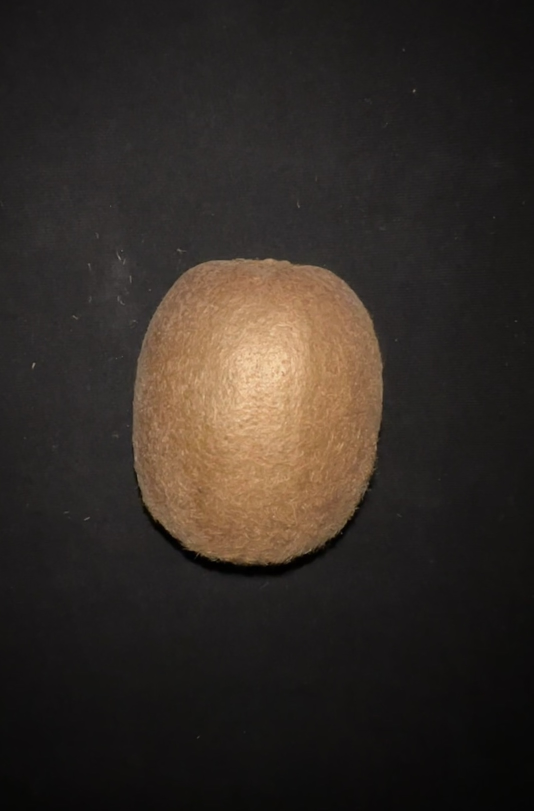
#> input picture Day6/IMG_7846.JPG, 1068 x 1621 px, found by its file name (shown at 1/2 size)
$ python -i mango.py   (imports and definitions only)
#> lines starting #> are read from the running program, lines starting #| are printed output that depends on the picture; after the words box and inside, x2 and y2 are one past the last pixel; in counts of white or black regions, pixels touching at a corner belong together
#> in mango_score, img is the input picture: shape (1621, 1068, 3); mean B, G, R 37.8, 43.5, 50.9
### fruitfunc/general.py
import numpy as np
import math
import cv2
from PIL import Image
from collections import defaultdict
from scipy.ndimage import laplace


"""
CONTOUR FOR COLOR/TEXTURE:
Reads in the image, gets a contour for the fruit
Returns the img, gray_img, and the mask for the contour
"""
# [17 lines left out: function get_color_texture_contour_data, not called in this run]

"""
CONTOUR FOR HUE/SATURATION:
Reads in the image, gets a contour for the fruit using HSV
Returns the img, hsv_img, and the mask for the contour
"""
# [17 lines left out: function get_hue_saturation_contour_data, not called in this run]

"""
COLOR:
Returns a 1d numpy array with the RGB values within the contour
"""
# [5 lines left out: function get_color_array, not called in this run]

"""
TEXTURE:
Returns a 1d numpy array with the grayscale values within the contour
"""
# [4 lines left out: function get_gray_array, not called in this run]

"""
HUE:
Returns a 1d numpy array with the hue values within the contour
"""
# [4 lines left out: function get_hue_array, not called in this run]

"""
SATURATION:
Returns a 1d numpy array with the saturation values within the contour
"""
# [4 lines left out: function get_saturation_array, not called in this run]

"""
GENERAL MAX VALUE:
It finds the color that most frequently appears in the contour
FOR COLOR: example format returned is [204 204 152] in RGB order, type = numpy.ndarray
FOR TEXTURE: example format returned is 185, type = numpy.uint8
FOR HUE: example format returned is 23, type = numpy.uint8
FOR SATURATION: example format returned is 180, type = numpy.uint8
"""
# [4 lines left out: function get_max_value_from_contour, not called in this run]

# calls the PIL built in function to show a PIL image
def display_PIL(PIL_img):
    PIL_img.show()
    pass

# [3 lines that do not run on import are left out]


"""
PROCESS:
Removes noise from image and cleans up the background
"""
def process_image(img):
# Process the image to remove noise
    kernel = np.ones((3,3),np.uint8)
    img = cv2.erode(img,kernel,iterations = 2)
    img = cv2.dilate(img,kernel,iterations = 1)
#> in wrinkles, `edges1 = cv2.Canny(gray, 5, 80)`: edges1: shape (1621, 1068); 0.24% white in thin lines or dots, all inside (x1, y1, x2, y2) = (57, 517, 766, 1132)
#> in wrinkles, `_, thresh = cv2.threshold(gray, 0, 255, cv2.THRESH_BINARY_INV+cv2.THRE..`: thresh: shape (1621, 1068); 85.5% white; 1 black region, box (x1, y1, x2, y2) and area: (266, 517, 765, 1124) 251165
#> in wrinkles, `mask = cv2.morphologyEx(thresh, cv2.MORPH_OPEN, kernel)`: mask: shape (1621, 1068); 85.5% white; 1 black region, box (x1, y1, x2, y2) and area: (266, 517, 765, 1124) 251226
#> in wrinkles, `edges1[mask != 0] = 0`:
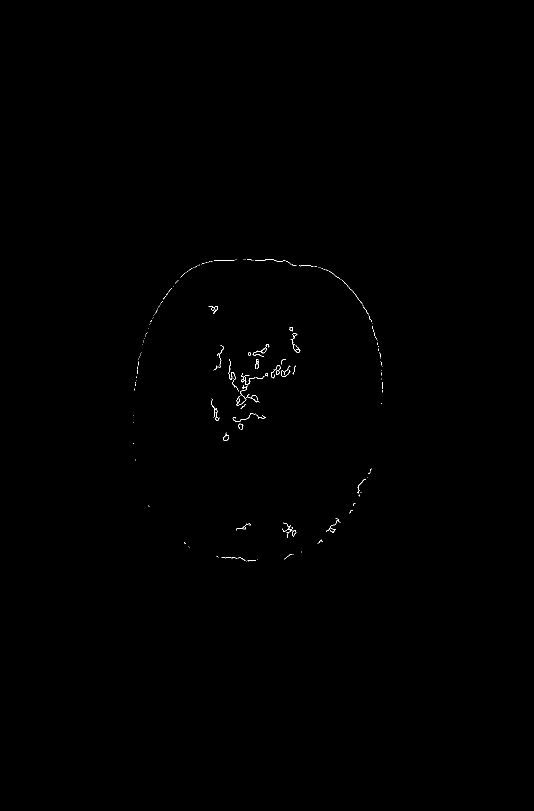
#> edges1: shape (1621, 1068) (shown at 1/2 size); 0.14% white in thin lines or dots, all inside (x1, y1, x2, y2) = (267, 518, 765, 1124)
#> in wrinkles, `lines, _, _, _ = lsd.detect(edges)`: lines = 87 rows, first 6: [458.2, 734.4, 455.7, 745.9], [429.4, 624.4, 436.5, 617.8], [517.1, 734.4, 516.9, 719.4], [570.4, 754.1, 581.1, 743.6], [662.3, 1048.4, 656, 1058.4], [475.3, 774.7, 466.5, 767.4]
#> in wrinkles, `dilated = cv2.dilate(edges, kernel, iterations=1)`: dilated: shape (1621, 1068); 0.51% white; 65 white regions (19 under 20 px), largest, box (x1, y1, x2, y2) and area: (456, 717, 537, 812) 1495, (597, 530, 746, 648) 705, (564, 1044, 594, 1077) 396
#> in wrinkles, `_, thresh = cv2.threshold(dilated, 0, 255, cv2.THRESH_BINARY_INV+cv2.T..`:
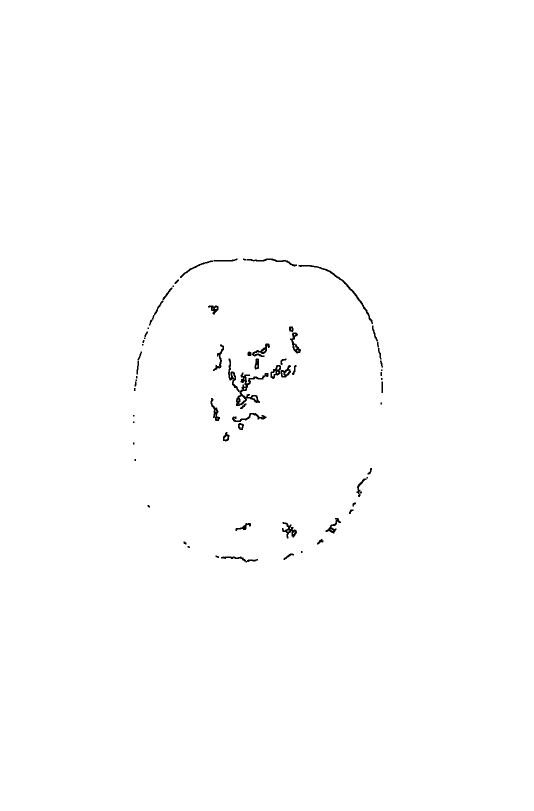
#> thresh: shape (1621, 1068) (shown at 1/2 size); 99.5% white; 65 black regions (19 under 20 px), largest, box (x1, y1, x2, y2) and area: (456, 717, 537, 812) 1495, (597, 530, 746, 648) 705, (564, 1044, 594, 1077) 396
#> the loop in wrinkles, `for line in lines:` made 87 passes
#> (x1, y1, x2, y2, length, total_length) on passes 1 to 12: (458.2, 734.4, 455.7, 745.9, 11.79, 11.79), (429.4, 624.4, 436.5, 617.8, 9.74, 21.53), (517.1, 734.4, 516.9, 719.4, 15.02, 36.55), (570.4, 754.1, 581.1, 743.6, 15.03, 51.58), (662.3, 1048.4, 656, 1058.4, 11.79, 63.37), (475.3, 774.7, 466.5, 767.4, 11.52, 74.9), (717.2, 972.3, 731.6, 956.7, 21.2, 96.09), (427.8, 823.1, 426.2, 833.2, 10.27, 106.4), (490.3, 1048.9, 482.8, 1055.2, 9.76, 116.1), (489.9, 793.9, 482.3, 786.5, 10.59, 126.7), (489.3, 799.3, 482.1, 805.9, 9.75, 136.5), (492.9, 1122.1, 484.9, 1115.2, 10.58, 147)
#> after the loop in wrinkles, `for line in lines:`: total_length = 1398.1
#> in mango_score, `wrinkle_score = wrinkles(img, display)`: wrinkle_score = 0.466

    return img

"""
CONVERT BACKGROUND TO WHITE::
Returns an image of the fruit with the background converted to white
"""
def background_to_white(img):

    # Split the image into its color channels
    b, g, r = cv2.split(img)
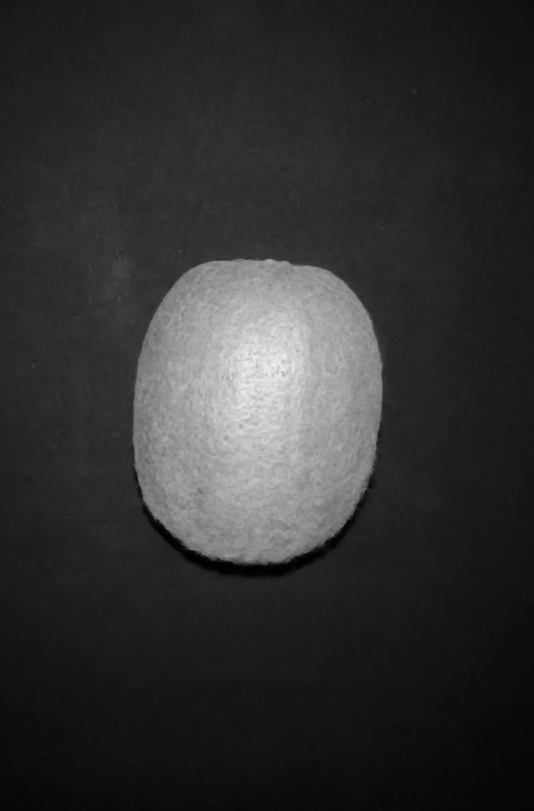
#> r: shape (1621, 1068) (shown at 1/2 size); min 0, max 240, mean 49.3

    # Convert the color channels to grayscale
    gray = cv2.cvtColor(img, cv2.COLOR_BGR2GRAY)

    # Apply a binary threshold to the grayscale image to create a mask
    ret, thresh = cv2.threshold(gray, 0, 255, cv2.THRESH_BINARY_INV+cv2.THRESH_OTSU)
#> thresh: shape (1621, 1068); 85.5% white; 1 black region, box (x1, y1, x2, y2) and area: (266, 517, 765, 1125) 251302
#> ret = 78

    # Invert the mask so that the object is black and the background is white
    mask = cv2.bitwise_not(thresh)

    # Apply the mask to each color channel
    b = cv2.bitwise_and(b, b, mask=mask)
    g = cv2.bitwise_and(g, g, mask=mask)
    r = cv2.bitwise_and(r, r, mask=mask)

    # Merge the color channels back into a single image
    result = cv2.merge((b, g, r))

    # Apply the mask to the background
    background = np.full(img.shape, 255, dtype=np.uint8)
    background = cv2.bitwise_and(background, background, mask=thresh)

    # Add the masked object to the masked background
    result = cv2.add(result, background)

    return result


"""
BLEMISHES:
Returns a score between 0 and 1 calculated by the number of blemish pixels in object
"""

def blemishes_score(img, LOW, UP):

    # convert image to grayscale
    gray = cv2.cvtColor(img, cv2.COLOR_BGR2GRAY)

    # calculate total number of pixels within object
    total_pixels = np.sum(gray != 255)

    # threshold the image
    _, thresh = cv2.threshold(gray, 0, 255, cv2.THRESH_BINARY_INV+cv2.THRESH_OTSU)


    # define range of brown/black color in HSV
    # Set minimum and maximum HSV values to display
    lower = np.array([LOW[0], LOW[1], LOW[2]])
    upper = np.array([UP[0], UP[1], UP[2]])

    # Convert to HSV format and color threshold
    hsv = cv2.cvtColor(img, cv2.COLOR_BGR2HSV)
    mask = cv2.inRange(hsv, lower, upper)
    result = cv2.bitwise_and(img, img, mask=mask)

    # # display image with mask using cv2
    # cv2.imshow('Result', result)
    # cv2.waitKey(0)
    # cv2.destroyAllWindows()

    # apply mask to the thresholded image
    blemish_pixels = cv2.countNonZero(cv2.cvtColor(result, cv2.COLOR_BGR2GRAY))

    # calculate the blemish score as the ratio of blemish pixels to total pixels
    blemish_score = blemish_pixels / total_pixels


    return blemish_score

### fruitfunc/mango.py
# mango evolves from yellow with green spots to yellow with red undercolor
import cv2
import numpy as np
import matplotlib.pyplot as plt

import os
import sys

parent_dir = os.path.abspath(os.path.join(os.getcwd(), ".."))
sys.path.append(parent_dir)

from fruitfunc.general import blemishes_score, background_to_white, process_image

# update blemish values
LOW = np.array([10, 100, 10])
UP = np.array([16, 255, 255])

def mango_score(path, display = False):

    score = 0

    # read image
    img = cv2.imread('/Users/jay/Desktop/Project Fruit/' + path)
    img = process_image(img)

    # get wrinkle score
    wrinkle_score = wrinkles(img, display)

    img = background_to_white(img)

    # get hsv score
    hsv_score = hsv(img, display)
#> in hsv, `gray = cv2.cvtColor(img, cv2.COLOR_BGR2GRAY)`:
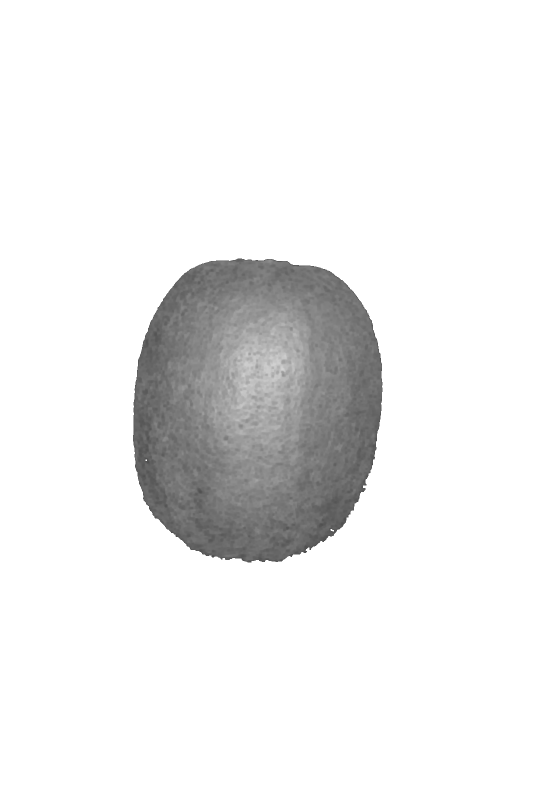
#> gray: shape (1621, 1068) (shown at 1/2 size); min 79, max 255, mean 236.5
#> in hsv, `total_pixels = np.sum(gray != 255)`: total_pixels = 251302
#> in hsv, `hsv = cv2.cvtColor(img, cv2.COLOR_BGR2HSV)`: hsv: shape (1621, 1068, 3); mean H, S, V 2.1, 17.9, 241.2
#> in hsv, `green_mask = cv2.inRange(hsv, green_lower, green_upper)`:
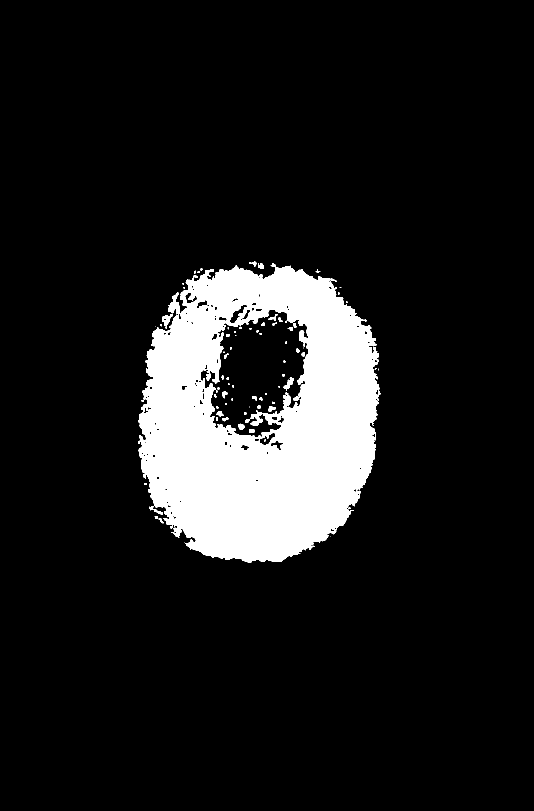
#> green_mask: shape (1621, 1068) (shown at 1/2 size); 11.1% white; 85 white regions (48 under 20 px), largest, box (x1, y1, x2, y2) and area: (276, 526, 761, 1125) 190034, (324, 627, 345, 657) 274, (567, 754, 587, 782) 225
#> in hsv, `yellow_mask = cv2.inRange(hsv, yellow_lower, yellow_upper)`: yellow_mask: shape (1621, 1068); every value is 0
#> in hsv, `green_pixels = cv2.countNonZero(green_mask)`: green_pixels = 192839
#> in hsv, `yellow_pixels = cv2.countNonZero(yellow_mask)`: yellow_pixels = 0
#> in hsv, `green_percent = green_pixels / total_pixels`: green_percent = 0.767
#> in hsv, `yellow_percent = yellow_pixels / total_pixels`: yellow_percent = 0
#> hsv_score = 0

    # get rgb score
    rgb_score = rgb(img, display)

    # get blemish score
    blemish_score = blemishes_score(img, LOW, UP)
    blemish_score = min(blemish_score * 3, 1)

    # [6 lines of commented-out code are left out]
    score = (blemish_score * 0.7) + (hsv_score * 0.3) + (rgb_score * 0.1) + (wrinkle_score * 0.1)
    #print(f'Score: {score:.2f}')

    return score


def rgb(img, display):

#> called with display = False
    b, g, r = cv2.split(img)
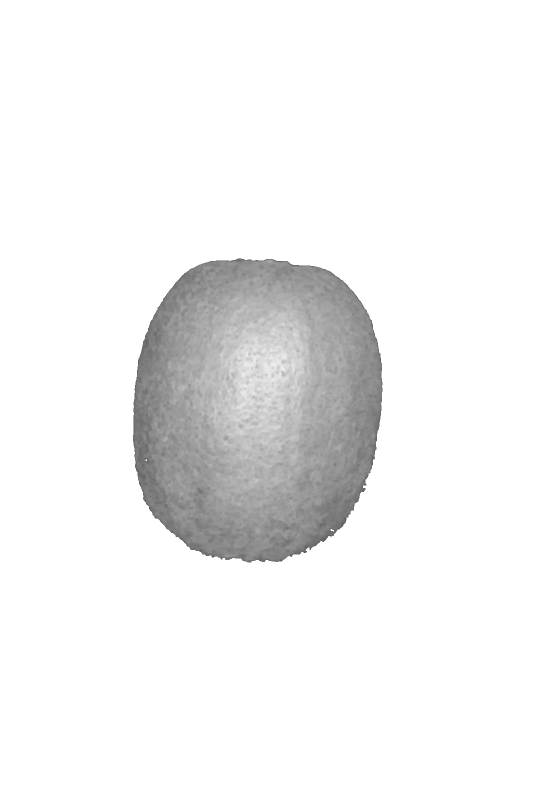
#> r: shape (1621, 1068) (shown at 1/2 size); min 83, max 255, mean 241.2

    avg_r = cv2.mean(r)[0]
#> avg_r = 241.2
    avg_g = cv2.mean(g)[0]
#> avg_g = 235.3
    avg_b = cv2.mean(b)[0]
#> avg_b = 230

    r_b_ratio = avg_b / avg_r
#> r_b_ratio = 0.954
    r_g_ratio = avg_g / avg_r
#> r_g_ratio = 0.976

    # [8 lines of commented-out code are left out]
    avg_ratio = 3*(1-((r_b_ratio + r_g_ratio) / 2))
#> avg_ratio = 0.105

    # Compute the histogram of the R, G, and B components
    hist_r = cv2.calcHist([r], [0], None, [256], [0, 256])
#> hist_r = 256 values, max 1479926 at index 255, min 0 at index 0, mean 6762.6
    hist_g = cv2.calcHist([g], [0], None, [256], [0, 256])
#> hist_g has the same summary as hist_r
    hist_b = cv2.calcHist([b], [0], None, [256], [0, 256])
#> hist_b has the same summary as hist_r

    if display:
        plt.plot(hist_r, color='r')
        plt.plot(hist_g, color='g')
        plt.plot(hist_b, color='b')
        plt.xlim([0, 256])
        plt.xlabel('Intensity')
        plt.ylabel('Frequency')
        plt.show()

    return avg_ratio


def hsv(img, display):

    # fix thresholds
    green_lower = (2, 114, 60)
    green_upper = (24, 182, 255)
    yellow_lower = (13, 180, 90)
    yellow_upper = (28, 241, 255)

    # calculate total number of pixels in object
    gray = cv2.cvtColor(img, cv2.COLOR_BGR2GRAY)
    total_pixels = np.sum(gray != 255)

    # create masks
    hsv = cv2.cvtColor(img, cv2.COLOR_BGR2HSV)
    green_mask = cv2.inRange(hsv, green_lower, green_upper)
    yellow_mask = cv2.inRange(hsv, yellow_lower, yellow_upper)

    if display:
        # display img
        cv2.imshow('img', img)
        cv2.waitKey(0)
        cv2.destroyAllWindows()

        # display images in masks but when displaying images show in color
        cv2.imshow('green mask', cv2.bitwise_and(img, img, mask=green_mask))
        cv2.waitKey(0)
        cv2.destroyAllWindows()

        cv2.imshow('yellow mask', cv2.bitwise_and(img, img, mask=yellow_mask))
        cv2.waitKey(0)
        cv2.destroyAllWindows()

    green_pixels = cv2.countNonZero(green_mask)
    yellow_pixels = cv2.countNonZero(yellow_mask)

    green_percent = green_pixels / total_pixels
    yellow_percent = yellow_pixels / total_pixels

    ripeness_score = yellow_percent / (green_percent + yellow_percent)
    ripeness_score = max(0, ripeness_score)
    ripeness_score = min(1, ripeness_score)

    return ripeness_score


def wrinkles(img, display):

    #img = cv2.erode(img,kernel,iterations = 1)
    # apply gaussian blur to reduce noise
    img = cv2.GaussianBlur(img, (5, 5), 1)
    gray = cv2.cvtColor(img, cv2.COLOR_BGR2GRAY)
    edges1 = cv2.Canny(gray, 5, 80)

    if display:
        cv2.imshow('Original', img)
        cv2.waitKey(0)
        cv2.destroyAllWindows()

        cv2.imshow('Edges1', edges1)
        cv2.waitKey(0)
        cv2.destroyAllWindows()


    # Threshold the image to create a binary mask
    _, thresh = cv2.threshold(gray, 0, 255, cv2.THRESH_BINARY_INV+cv2.THRESH_OTSU)
    kernel = cv2.getStructuringElement(cv2.MORPH_ELLIPSE, (7,7))
    mask = cv2.morphologyEx(thresh, cv2.MORPH_OPEN, kernel)


    # dilate the mask
    # kernel = np.ones((3, 3), np.uint8)
    #mask = cv2.dilate(mask, kernel, iterations=1)


    edges1 = np.array(edges1)
    mask = np.array(mask)


    # Set elements of edges to zero where edges2 is nonzero
    edges1[mask != 0] = 0

    edges = edges1


    # Detect line segments using LSD
    lsd = cv2.createLineSegmentDetector()
    lines, _, _, _ = lsd.detect(edges)

    # Draw the lines on the image
    line_img = lsd.drawSegments(img, lines)

    kernel = np.ones((3, 3), np.uint8)
    dilated = cv2.dilate(edges, kernel, iterations=1)

    # create a binary mask
    _, thresh = cv2.threshold(dilated, 0, 255, cv2.THRESH_BINARY_INV+cv2.THRESH_OTSU)

    total_length = 0

    # Iterate through the lines array
    for line in lines:
        # Get the coordinates of the start and end points of the line
        x1, y1, x2, y2 = line[0]

        # Calculate the length of the line using the distance formula
        length = ((x2 - x1)**2 + (y2 - y1)**2)**0.5

        # Add the length to the total length
        total_length += length

    return total_length / 3000

    # Display the results
    if display:
    #     cv2.imshow('Mask', mask)
    #     cv2.waitKey(0)
    #     cv2.destroyAllWindows()

        cv2.imshow('Edges', edges1)
        cv2.waitKey(0)
        cv2.destroyAllWindows()

        # Display the result
        cv2.imshow('Lines', line_img)
        cv2.waitKey(0)
        cv2.destroyAllWindows()

    # [12 lines of commented-out code are left out]

>>> result = mango_score('../Day6/IMG_7846.JPG')
#> in mango_score, `rgb_score = rgb(img, display)`: rgb_score = 0.105
#> in blemishes_score, `total_pixels = np.sum(gray != 255)`: total_pixels = 251302
#> in blemishes_score, `_, thresh = cv2.threshold(gray, 0, 255, cv2.THRESH_BINARY_INV+cv2.THRE..`: thresh: shape (1621, 1068); 14.3% white; 3 white regions, box (x1, y1, x2, y2) and area: (266, 517, 765, 1125) 247683, (542, 731, 561, 756) 246, (543, 733, 548, 738) 24
#> in blemishes_score, `mask = cv2.inRange(hsv, lower, upper)`:
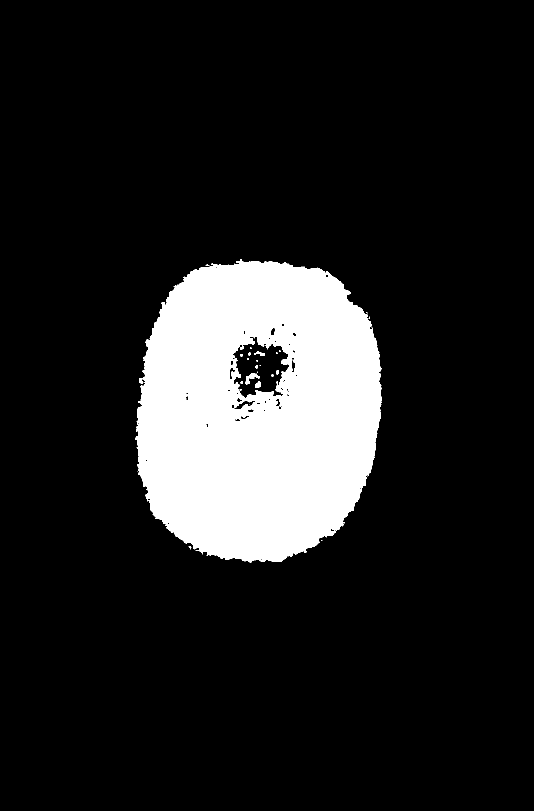
#> mask: shape (1621, 1068) (shown at 1/2 size); 13.5% white; 33 white regions (24 under 20 px), largest, box (x1, y1, x2, y2) and area: (270, 518, 763, 1125) 232356, (491, 747, 519, 769) 264, (510, 763, 521, 776) 107
#> in blemishes_score, `blemish_pixels = cv2.countNonZero(cv2.cvtColor(result, cv2.COLOR_BGR2G..`: blemish_pixels = 233118
#> in blemishes_score, `blemish_score = blemish_pixels / total_pixels`: blemish_score = 0.928
#> in mango_score, `blemish_score = min(blemish_score * 3, 1)`: blemish_score = 1
#> in mango_score, `score = (blemish_score * 0.7) + (hsv_score * 0.3) + (rgb_score * 0.1) ..`: score = 0.757
#> result = 0.757
